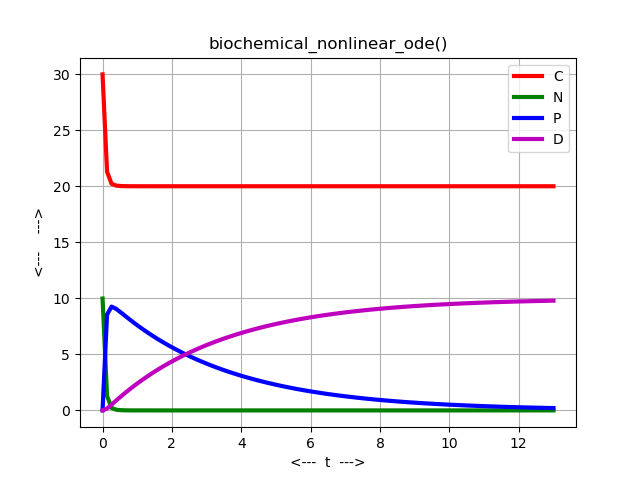

The Python source for this figure:
#! /usr/bin/env python3
#
def biochemical_nonlinear_conserved ( t, y ):

#*****************************************************************************80
#
## biochemical_nonlinear_conserved() evaluates two conserved quantities.
#
#  Licensing:
#
#    This code is distributed under the MIT license.
#
#  Modified:
#
#    14 November 2020
#
#  Author:
#
#    John Burkardt
#
#  Reference:
#
#    Angela Martiradonna, Gianpiero Colonna, Fasma Diele,
#    GeCo: Geometric conservative nonstandard schemes for biochemical systems,
#    Applied Numerical Mathematics,
#    2019.
#
#  Input:
#
#    real T: the current time.
#
#    real Y(4): the current solution.
#
#    real A, B: parameter values.
#
#  Output:
#
#    real H(2): the conserved quantities.
#
  import numpy as np

  a, b, kc, kn, rmax, e, t0, y0, tstop = biochemical_nonlinear_parameters ( )

  E = np.array ( [ \
    [ 1.0, 0.0, a, a ], \
    [ 0.0, 1.0, b, b ] ] )

  h = np.matmul ( E, y )

  return h

def biochemical_nonlinear_deriv ( t, cnpd ):

#*****************************************************************************80
#
## biochemical_nonlinear_deriv(): derivative of biochemical_nonlinear_ode().
#
#  Licensing:
#
#    This code is distributed under the MIT license.
#
#  Modified:
#
#    22 October 2020
#
#  Author:
#
#    John Burkardt
#
#  Reference:
#
#    Angela Martiradonna, Gianpiero Colonna, Fasma Diele,
#    GeCo: Geometric conservative nonstandard schemesfor biochemical systems,
#    Applied Numerical Mathematics,
#    2019.
#
#  Input:
#
#    real T, CNPD(4): the arguments of the derivative.
#
#  Output:
#
#    real DCNPDDT(4): the value of the derivative.
#
  import numpy as np

  a, b, kc, kn, rmax, e, t0, y0, tstop = biochemical_nonlinear_parameters ( )

  c = cnpd[0]
  n = cnpd[1]
  p = cnpd[2]
  d = cnpd[3]

  S = np.array ( [
    [ -a,    0.0 ], \
    [ -b,    0.0 ], \
    [  1.0, -1.0 ], \
    [  0.0,  1.0 ] ] )

  r = np.array ( [ \
    rmax * c / ( kc + c ) * n * ( kn + n ) * p , \
    e * p ] )
  
  dcnpddt = np.matmul ( S, r )

  return dcnpddt

def biochemical_nonlinear_ode_test ( ):

#*****************************************************************************80
#
## biochemical_nonlinear_ode_test() tests biochemical_nonlinear_ode().
#
#  Licensing:
#
#    This code is distributed under the MIT license.
#
#  Modified:
#
#    29 January 2022
#
#  Author:
#
#    John Burkardt
#
  import numpy as np
  import platform

  print ( '' )
  print ( 'biochemical_nonlinear_ode_test():' )
  print ( '  python version: ' + platform.python_version ( ) )
  print ( '  numpy version:  ' + np.version.version )
  print ( '  Solve biochemical_nonlinear_ode().' )

  a, b, kc, kn, rmax, e, t0, y0, tstop = biochemical_nonlinear_parameters ( )

  print ( '' )
  print ( '  parameters:' )
  print ( '    a =     ', a )
  print ( '    b =     ', b )
  print ( '    kc =    ', kc )
  print ( '    kn =    ', kn )
  print ( '    rmax =  ', rmax )
  print ( '    e =     ', e )
  print ( '    t0 =    ', t0 )
  print ( '    y0 =    ', y0 )
  print ( '    tstop = ', tstop )

  biochemical_nonlinear_solve_ivp ( )
#
#  Terminate.
#
  print ( '' )
  print ( 'biochemical_nonlinear_ode_test():' )
  print ( '  Normal end of execution.' )
  return

def biochemical_nonlinear_solve_ivp ( ):

#*****************************************************************************80
#
## biochemical_nonlinear_solve_ivp() applies solve_ivp() to biochemical_nonlinear_ode().
#
#  Licensing:
#
#    This code is distributed under the MIT license.
#
#  Modified:
#
#    29 January 2022
#
#  Author:
#
#    John Burkardt
#
  from scipy.integrate import solve_ivp
  import matplotlib.pyplot as plt
  import numpy as np

  a, b, kc, kn, rmax, e, t0, y0, tstop = biochemical_nonlinear_parameters ( )

  tspan = np.array ( [ t0, tstop ] )
  t = np.linspace ( t0, tstop, 101 )

  sol = solve_ivp ( biochemical_nonlinear_deriv, \
    t_span = tspan, y0 = y0, t_eval = t )

  plt.clf ( )
  plt.plot ( t, sol.y[0,:], 'r-', linewidth = 3 )
  plt.plot ( t, sol.y[1,:], 'g-', linewidth = 3 )
  plt.plot ( t, sol.y[2,:], 'b-', linewidth = 3 )
  plt.plot ( t, sol.y[3,:], 'm-', linewidth = 3 )
  plt.grid ( True )
  plt.xlabel ( '<---  t  --->' )
  plt.ylabel ( '<---    --->' )
  plt.title ( 'biochemical_nonlinear_ode()' )
  plt.legend ( ( 'C', 'N', 'P', 'D' ) )
  filename = 'biochemical_nonlinear_ode.png'
  plt.savefig ( filename )
  print ( '  Graphics saved as "%s"' % ( filename ) )
  plt.show ( block = False )
  plt.close ( )

  return

def biochemical_nonlinear_parameters ( a_user = None, b_user = None, \
  kc_user = None, kn_user = None, rmax_user = None, e_user = None, \
  t0_user = None, y0_user = None, tstop_user = None ):

#*****************************************************************************80
#
## biochemical_nonlinear_parameters() returns parameters for biochemical_nonlinear_ode().
#
#  Discussion:
#
#    If input values are specified, this resets the default parameters.
#    Otherwise, the output will be the current defaults.
#
#  Licensing:
#
#    This code is distributed under the MIT license.
#
#  Modified:
#
#    04 February 2022
#
#  Author:
#
#    John Burkardt
#
#  Input:
#
#    real A_USER, B_USER: parameters;
#
#    real KC_USER, KN_USER: parameters
#
#    real RMAX_USER: a parameter.
#
#    real E_USER: a parameter.
#
#    real T0_USER: the initial time.
#
#    real Y0_USER[4]: the initial condition.
#
#    real TSTOP_USER: the final time.
#
#  Output:
#
#    real A, B: parameters;
#
#    real KC, KN: parameters
#
#    real RMAX: a parameter.
#
#    real E: a parameter.
#
#    real T0: the initial time.
#
#    real Y0[4]: the initial condition.
#
#    real TSTOP: the final time.
#
  import numpy as np
#
#  Initialize defaults.
#
  if not hasattr ( biochemical_nonlinear_parameters, "a_default" ):
    biochemical_nonlinear_parameters.a_default = 1.0

  if not hasattr ( biochemical_nonlinear_parameters, "b_default" ):
    biochemical_nonlinear_parameters.b_default = 1.0

  if not hasattr ( biochemical_nonlinear_parameters, "kc_default" ):
    biochemical_nonlinear_parameters.kc_default = 1.0

  if not hasattr ( biochemical_nonlinear_parameters, "kn_default" ):
    biochemical_nonlinear_parameters.kn_default = 1.0

  if not hasattr ( biochemical_nonlinear_parameters, "rmax_default" ):
    biochemical_nonlinear_parameters.rmax_default = 1.0

  if not hasattr ( biochemical_nonlinear_parameters, "e_default" ):
    biochemical_nonlinear_parameters.e_default = 0.3

  if not hasattr ( biochemical_nonlinear_parameters, "t0_default" ):
    biochemical_nonlinear_parameters.t0_default = 0.0

  if not hasattr ( biochemical_nonlinear_parameters, "y0_default" ):
    biochemical_nonlinear_parameters.y0_default = np.array ( [ 29.98, 9.98, 0.01, 0.01 ] )

  if not hasattr ( biochemical_nonlinear_parameters, "tstop_default" ):
    biochemical_nonlinear_parameters.tstop_default = 13.0
#
#  Update defaults if input was supplied.
#
  if ( a_user is not None ):
    biochemical_nonlinear_parameters.a_default = a_user

  if ( b_user is not None ):
    biochemical_nonlinear_parameters.b_default = b_user

  if ( kc_user is not None ):
    biochemical_nonlinear_parameters.kc_default = kc_user

  if ( kn_user is not None ):
    biochemical_nonlinear_parameters.kn_default = kn_user

  if ( rmax_user is not None ):
    biochemical_nonlinear_parameters.rmax_default = rmax_user

  if ( e_user is not None ):
    biochemical_nonlinear_parameters.e_default = e_user

  if ( t0_user is not None ):
    biochemical_nonlinear_parameters.t0_default = t0_user

  if ( y0_user is not None ):
    biochemical_nonlinear_parameters.y0_default = y0_user

  if ( tstop_user is not None ):
    biochemical_nonlinear_parameters.tstop_default = tstop_user
#
#  Return values.
#
  a = biochemical_nonlinear_parameters.a_default
  b = biochemical_nonlinear_parameters.b_default
  kc = biochemical_nonlinear_parameters.kc_default
  kn = biochemical_nonlinear_parameters.kn_default
  rmax = biochemical_nonlinear_parameters.rmax_default
  e = biochemical_nonlinear_parameters.e_default
  t0 = biochemical_nonlinear_parameters.t0_default
  y0 = biochemical_nonlinear_parameters.y0_default
  tstop = biochemical_nonlinear_parameters.tstop_default

  return a, b, kc, kn, rmax, e, t0, y0, tstop

def timestamp ( ):

#*****************************************************************************80
#
## timestamp() prints the date as a timestamp.
#
#  Licensing:
#
#    This code is distributed under the MIT license. 
#
#  Modified:
#
#    21 August 2019
#
#  Author:
#
#    John Burkardt
#
  import time

  t = time.time ( )
  print ( time.ctime ( t ) )

  return

if ( __name__ == '__main__' ):
  timestamp ( )
  biochemical_nonlinear_ode_test ( )
  timestamp ( )
